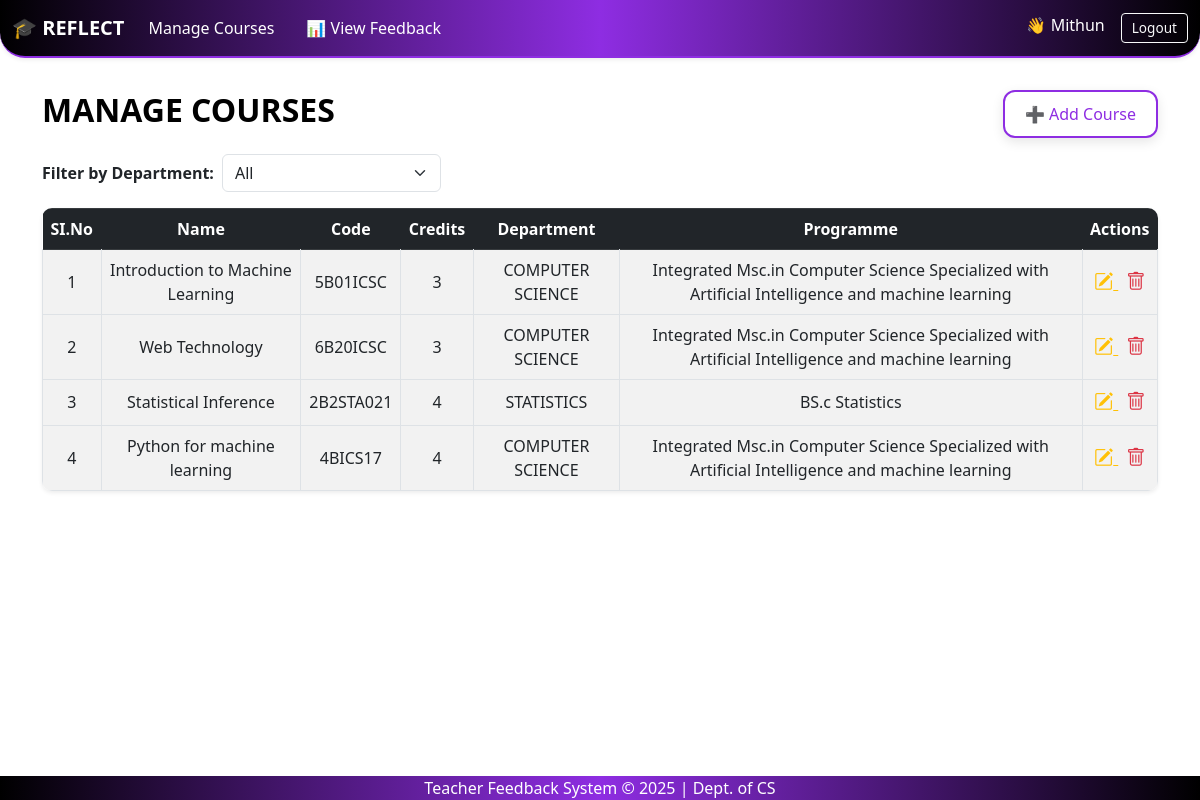
/courses/ (signed in), run on an earlier commit of the app's database.
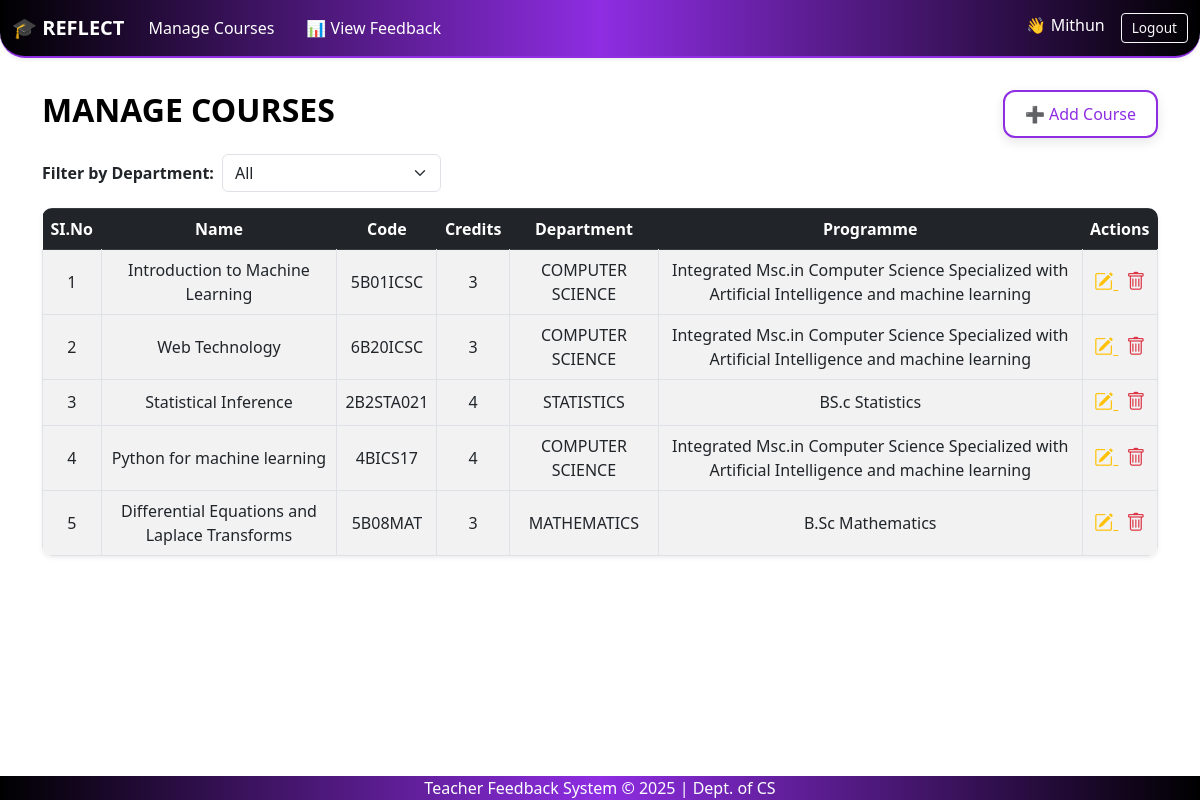
And on a later commit of the database.
### feedback_app/models.py (models this page shows, shortened)
class Course(models.Model):
    course_id = models.AutoField(primary_key=True)
    name = models.CharField(max_length=200)
    code = models.CharField(max_length=50)
    credit = models.IntegerField()
    dept = models.ForeignKey(Department, on_delete=models.CASCADE)
    pgm = models.ForeignKey(Programme, on_delete=models.CASCADE)

class Department(models.Model):
    dept_id = models.AutoField(primary_key=True)
    dept_name = models.CharField(max_length=100)

class Programme(models.Model):
    pgm_id = models.AutoField(primary_key=True)
    pgm_name = models.CharField(max_length=200)
    dept = models.ForeignKey(Department, on_delete=models.CASCADE)
    level = models.CharField(max_length=50)

### feedback_app/views.py (the view)
# urls.py: path('courses/', views.course_list, name='course_list'),
@login_required
def course_list(request):
    selected_dept = request.GET.get('department')
    departments = Department.objects.all()
    if selected_dept:
        courses = Course.objects.filter(dept__dept_name=selected_dept).prefetch_related('batch_set')
    else:
        courses = Course.objects.all().prefetch_related('batch_set')
    batch_form = BatchForm()
    edit_forms={}
    for course in courses:
        for batch in course.batch_set.all():
            edit_forms[batch.batch_id]=BatchForm(instance=batch)
    return render(request, 'course_list.html', {
        'courses': courses,
        'departments': departments,
        'selected_dept': selected_dept,
        'batch_form': batch_form,
        'edit_forms':edit_forms,
    })

### feedback_app/forms.py
class BatchForm(forms.ModelForm):
    class Meta:
        model = Batch
        fields = ['acad_year', 'part']
        labels = {
            'acad_year': 'Academic Year',
            'part': 'Part',
        }
        widgets = {
            'acad_year': forms.TextInput(attrs={
                'class': 'form-control text-start',
                'placeholder': 'e.g. 2023'
            }),
            'part': forms.Select(choices=PART_CHOICES, attrs={
                'class': 'form-select'
            }),
        }

### feedback_app/context_processors.py (called while the page is built)
def is_admin(request):
    user = request.user
    return {'is_admin': user.is_superuser or user.groups.filter(name='admin').exists()}

def is_hod(request):
    return {'is_hod': request.user.groups.filter(name='hod').exists()}

def is_teacher(request):
    return {'is_teacher': request.user.groups.filter(name='teacher').exists()}

### feedback_app/templatetags/custom_filters.py (called while the page is built)
@register.filter
def dict_get(d, key):
    return d.get(key)

### templates/course_list.html (shortened to what this page needs)
{% extends 'base.html' %}
{% load custom_filters %}
{% block content %}
<head>
    <link href="https://cdn.jsdelivr.net/npm/bootstrap-icons@1.10.5/font/bootstrap-icons.css" rel="stylesheet">
</head>
<div class="d-flex justify-content-between align-items-center mb-3">
    <h2 class="mb-0">MANAGE COURSES</h2>
    <a href="{% url 'add_course' %}" class="glass-button mt-2">➕ Add Course</a>
</div>
<form method="get" class="mb-3 d-flex align-items-center gap-2">
    <label for="deptFilter" class="fw-bold">Filter by Department:</label>
    <select id="deptFilter" name="department" class="form-select w-auto" onchange="this.form.submit()">
        <option value="">All</option>
    </select>
</form>
<table class="table table-bordered table-striped shadow-sm">
    <thead class="table-dark">
        <tr>
            <th>SI.No</th>
            <th>Name</th>
            <th>Code</th>
            <th>Credits</th>
            <th>Department</th>
            <th>Programme</th>
            <th>Actions</th>
        </tr>
    </thead>
    <tbody>
        {% for course in courses %}
        <tr class="course-row" data-course-id="{{ course.course_id }}" style="cursor: pointer;">
            <td>{{ forloop.counter }}</td>
            <td>{{ course.name }}</td>
            <td>{{ course.code }}</td>
            <td>{{ course.credit }}</td>
            <td>{{ course.dept.dept_name }}</td>
            <td>{{ course.pgm.pgm_name }}</td>
            <td>
                <a href="{% url 'edit_course' course.course_id %}" title="Edit" class="text-warning me-2" style="font-size: 1.2rem;">
                    <i class="bi bi-pencil-square"></i>
                </a>
                <form action="{% url 'delete_course' course.course_id %}" method="post" style="display:inline;">
                    <button type="submit" title="Delete" class="text-danger border-0 bg-transparent p-0" style="font-size: 1.2rem;">
                        <i class="bi bi-trash"></i>
                    </button>
                </form>
            </td>
        </tr>
        {% endfor %}
    </tbody>
</table>
{% endblock %}

What changed in the data, as far as the page shows it:
added Course: name "Differential Equations and Laplace Transforms", code "5B08MAT", credit "3", dept.dept_name "MATHEMATICS", pgm.pgm_name "B.Sc Mathematics"
